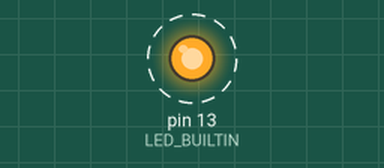
Recording of a program running on a simulated Teensy 4. Shown: output pins drawn as LEDs (lit = HIGH). Dashed ring = blinking. What the program prints to the serial monitor is not drawn.

Above: at 72.0 s.
Timing chart, 0 to 76.2 s (numbered marks = the images above):
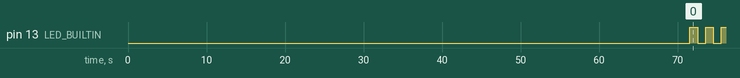

Measured:
- by itself, pin 13 (LED_BUILTIN): alternates HIGH for 1.0 s and LOW for 1.0 s

The program:

main.cpp
```cpp
#include "Arduino.h"

long dur;

void setup()
{
  // initialize LED digital pin as an output.
  pinMode(LED_BUILTIN, OUTPUT);

  long start = millis();

  int x = 0;
  for (int i = 0; i < 1000000; i++) {
    x += i;
    Serial.println(x);
  }

  dur = millis() - start;

  Serial.println("Time (ms): ");
  Serial.print(dur);

}

void loop()
{
  Serial.println("Time (ms): ");
  Serial.println(dur);
  // turn the LED on (HIGH is the voltage level)
  digitalWrite(LED_BUILTIN, HIGH);

  // wait for a second
  delay(1000);

  // turn the LED off by making the voltage LOW
  digitalWrite(LED_BUILTIN, LOW);

   // wait for a second
  delay(1000);
}
```
